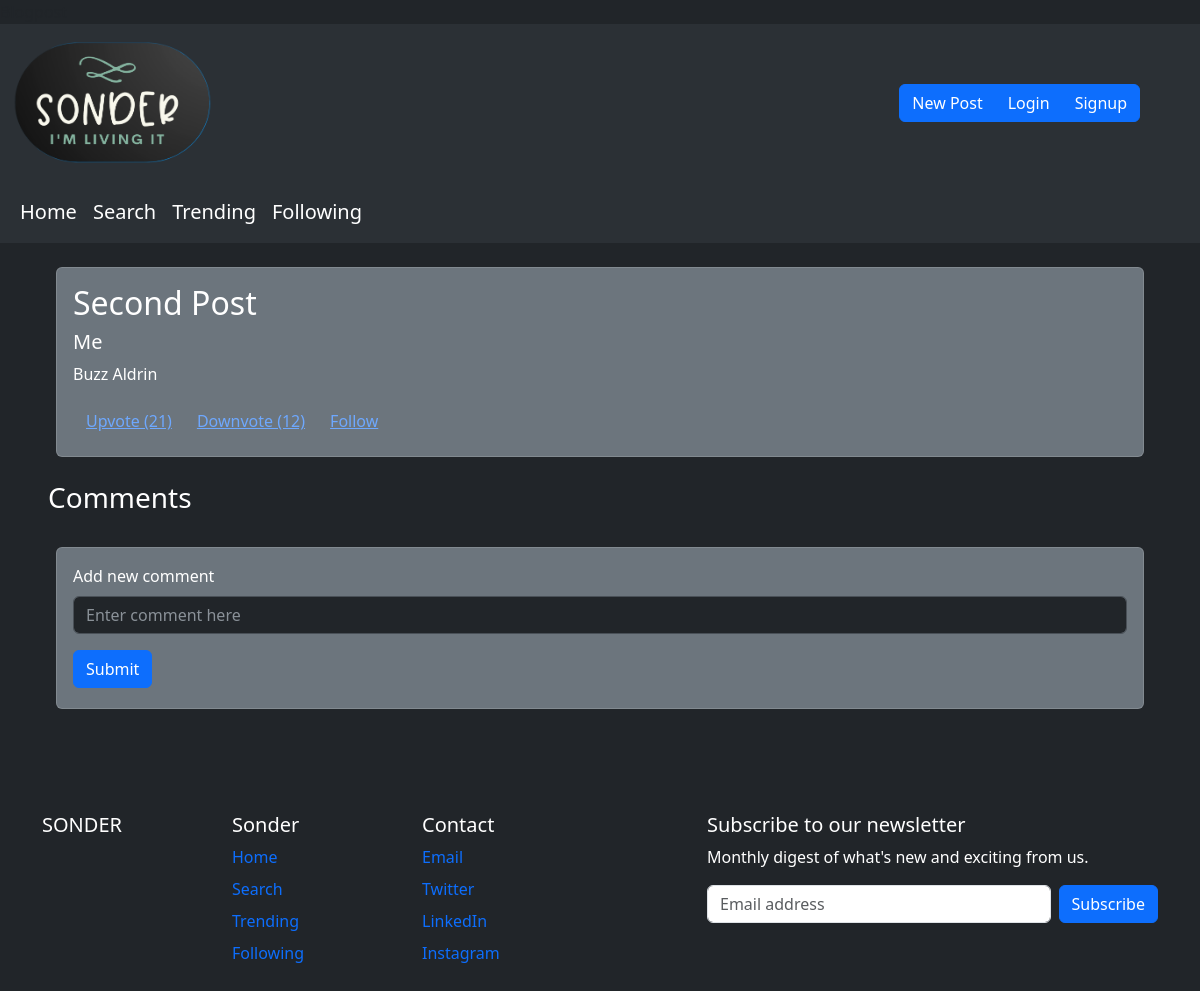
/2, run on the app's committed database.
### tables this page shows
CREATE TABLE posts (
    id INTEGER PRIMARY KEY AUTOINCREMENT,
    created TIMESTAMP NOT NULL DEFAULT CURRENT_TIMESTAMP,
    title TEXT NOT NULL,
    content TEXT NOT NULL,
    author TEXT NOT NULL
);

### app.py (the view)
@app.route('/<string:username>')
def byauthor(username):
    conn = get_db_connection()
    blogs = conn.execute('SELECT * FROM posts WHERE author = ?', (username,)).fetchall()
    return render_template('byauthor.html', username=username, blogs=blogs)

### app.py (called while the page is built, shortened)
def get_db_connection():
    conn = sqlite3.connect('database.db')
    conn.row_factory = sqlite3.Row
    return conn

def getPost(postId):
    conn = get_db_connection()
    post = conn.execute('SELECT * FROM posts WHERE id = ?', (postId,)).fetchone()
    conn.close()
    if post is None:
        abort(404)
    return post

def getComments(postId):
    conn = get_db_connection()
    comments = conn.execute('SELECT * FROM comments WHERE post_id = ?', (postId,)).fetchall()
    conn.close()
    if comments is None:
        return {}
    return comments

@app.route('/<int:postId>', methods=('GET', 'POST'))
def viewPost(postId):
    post = getPost(postId)
    comments = getComments(postId)
    return render_template('blogpost.html', posts=post, comments=comments)

### templates/blogpost.html (shortened to what this page needs)
{% extends 'base.html' %}
{% block body %}
      <div class="d-grid gap-3">
        <div class="p-2 bg-dark text-white mx-5 mt-3" data-bs-theme="dark">
            <div class="card bg-secondary text-white" data-bs-theme = "dark">
                <div class="card-body">
                  <h2 class="card-title">{{posts.title}}</h2>
                  <h5> {{posts.author}} </h5>
                  <p class="card-text">{{posts.content}}</p>
                  <div class="btn-group" role="group" aria-label="Basic outlined example">
                    <button type="button" class="btn btn-link">Upvote (21)</button>
                    <button type="button" class="btn btn-link">Downvote (12)</button>
                    <button type="button" class="btn btn-link">Follow</button>
                  </div>
                </div>
              </div>
        </div>
        <div><h3 class = "text-white mx-5">Comments</h3></div>
        <div class="p-2 bg-dark text-white mx-5" data-bs-theme="dark">
          <div class="card bg-secondary text-white" data-bs-theme = "dark">
          <div class="card-body">
        {%if session['username']%}
        <form method="post">
        <div class="mb-3">
          <label for="exampleInputComment1" class="form-label text-white">Add new comment</label>
          <input type="text" class="form-control" id="exampleInputComment1" placeholder="Enter comment here" name="content"></input>
        </div>
        <button type="submit" class="btn btn-primary mb-1">Submit</button>
        </form>
        {%else%}
        <div class="mb-3">
          <label for="exampleInputComment1" class="form-label text-white">Add new comment</label>
          <input type="text" class="form-control" id="exampleInputComment1" placeholder="Enter comment here" name="content"></input>
        </div>
        <button onclick="location.href='/login'" type="submit" class="btn btn-primary mb-1">Submit</button>
        {%endif%}
    </div>
  </div>
</div>
      </div>
{% endblock %}

### data on the page
posts: title "Second Post", author "Me", content "Buzz Aldrin"
